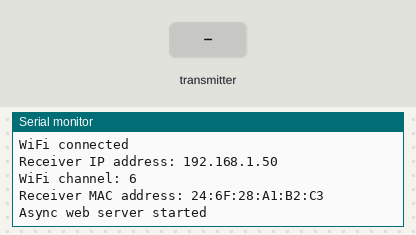
A sketch run on a simulated ESP32. On the bench: the last lines printed to the serial monitor. Inputs (shaded band) come from the test bench. WiFi joins after 1.5 s; servers stay silent unless stated.

Above: at 2.7 s.
2.8 s: the transmitter starts sending temp = 0
At 3.11 s:
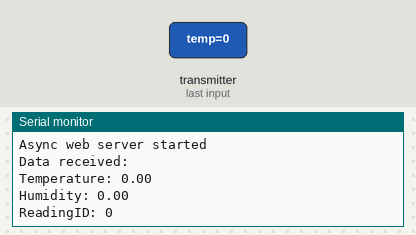
4.3 s: the transmitter starts sending humid = 25
5.8 s: the transmitter starts sending counter = 1024
At 6.11 s:
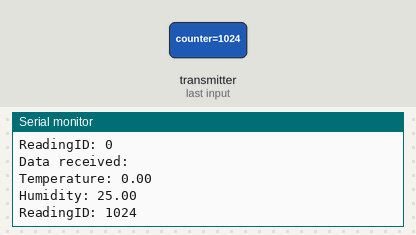
7.3 s: the transmitter starts sending temp = 25
8.8 s: the transmitter starts sending humid = 50
10.3 s: the transmitter starts sending counter = 2048
At 10.61 s:
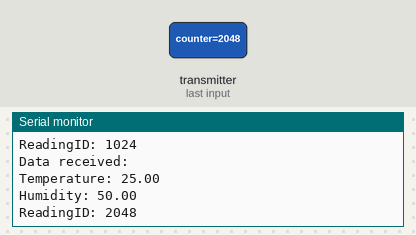
Timing chart, 0 to 12.8 s (numbered marks = the images above; inputs shaded):
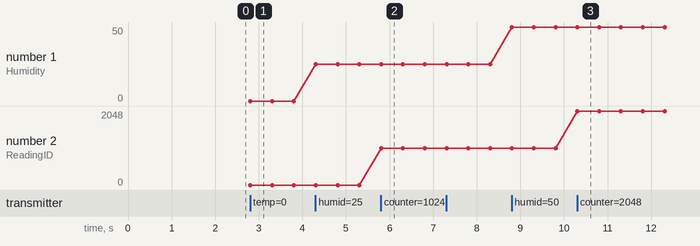

Measured:
- after the input at 2.8 s, the serial monitor: prints a new line at once (image 1)
- after the input at 5.8 s, the serial monitor: prints a new line at once (image 2)
- after the input at 10.3 s, the serial monitor: prints a new line at once (image 3)
- plotted number 1: 0 → 25 after the input at 4.3 s, 25 → 50 after the input at 8.8 s
- plotted number 2: 0 → 1024 after the input at 5.8 s, 1024 → 2048 after the input at 10.3 s

The sketch:

now_receiver_web.ino
```cpp
#include <esp_now.h>
#include <WiFi.h>
#include "ESPAsyncWebServer.h"
#include <Arduino_JSON.h>

// Access point settings
const char* ssid = "PLDTHOMEFIBRd2228";
const char* password = "PLDTWIFIkydr9";

AsyncWebServer server(80);

// Data structure must match sender
typedef struct {
  float temp;
  float humid;
  int counter;
} EspNowData;

EspNowData latestData;

bool dataReceived = false;

// ESP-NOW receive callback
void onDataReceived(const esp_now_recv_info_t *info, const uint8_t *incomingData, int len) {
  memcpy(&latestData, incomingData, sizeof(latestData));
  dataReceived = true;

  Serial.println("Data received:");
  Serial.print("Temperature: ");
  Serial.println(latestData.temp);
  Serial.print("Humidity: ");
  Serial.println(latestData.humid);
  Serial.print("ReadingID: ");
  Serial.println(latestData.counter);
  Serial.println();
}

// Creates JSON data for the webpage
String getJsonData() {
  JSONVar data;

  data["received"] = dataReceived;
  data["temp"] = latestData.temp;
  data["humid"] = latestData.humid;
  data["counter"] = latestData.counter;

  return JSON.stringify(data);
}

// HTML page stored in program memory
const char index_html[] PROGMEM = R"rawliteral(
<!DOCTYPE HTML>
<html>
<head>
  <meta charset="UTF-8">
  <title>BME280 ESP-NOW DASHBOARD</title>
  <meta name="viewport" content="width=device-width, initial-scale=1">
  <link rel="stylesheet" href="https://use.fontawesome.com/releases/v5.7.2/css/all.css">
  <link rel="icon" href="data:,">

  <style>
    html { font-family: Arial; text-align: center; }
    body { margin: 0; }
    .topnav { background-color: #2f4468; color: white; font-size: 1.7rem; padding: 10px; }

    .content { padding: 20px; }

    .cards {
      max-width: 500px;
      margin: 0 auto;
      display: grid;
      grid-gap: 20px;
      grid-template-columns: 1fr;
    }

    .card {
      background: white;
      box-shadow: 2px 2px 12px rgba(140,140,140,.5);
      padding: 20px;
      border-radius: 10px;
    }

    .reading { font-size: 2.5rem; }

    .id { font-size: 1rem; color:grey;}

    .temperature { color: #fd7e14; }
    .humidity { color: #1b78e2; }
  </style>
</head>

<body>

  <div class="topnav">
    <h3>BME280 ESP-NOW DASHBOARD</h3>
  </div>

  <div class="content">
    <div class="cards">

      <!-- TEMPERATURE -->
      <div class="card temperature">
        <h4><i class="fas fa-thermometer-half"></i> TEMPERATURE</h4>
        <p class="reading"><span id="temperature">--</span> °C</p>
      </div>

      <!-- HUMIDITY -->
      <div class="card humidity">
        <h4><i class="fas fa-tint"></i> HUMIDITY</h4>
        <p class="reading"><span id="humidity">--</span> %</p>
      </div>

      <p class="id">Reading ID: <span id="readingID">--</span></p>
      <p class="id" id="status">Waiting for data...</p>

    </div>
  </div>

  <script>
    async function updateData() {
      try {
        const response = await fetch('/data');
        const data = await response.json();

        document.getElementById('temperature').textContent = Number(data.temp).toFixed(2);
        document.getElementById('humidity').textContent = Number(data.humid).toFixed(2);
        document.getElementById('readingID').textContent = data.counter;

        document.getElementById('status').textContent = data.received
          ? 'Receiving ESP-NOW data'
          : 'No ESP-NOW data received yet';
      } catch (error) {
        document.getElementById('status').textContent = 'Website connection error';
      }
    }

    updateData();
    setInterval(updateData, 1000);
  </script>
</body>
</html>
)rawliteral";

void setup() {
  Serial.begin(115200);

  latestData.temp = 0.0;
  latestData.humid = 0.0;
  latestData.counter = 0;

  WiFi.mode(WIFI_STA);


  WiFi.begin(ssid, password);
  while (WiFi.status() != WL_CONNECTED) {
  delay(500);
  Serial.print(".");
  }

  Serial.println();
  Serial.println("WiFi connected");
  Serial.print("Receiver IP address: ");
  Serial.println(WiFi.localIP());
  Serial.print("WiFi channel: ");
  Serial.println(WiFi.channel());
  Serial.print("Receiver MAC address: ");
  Serial.println(WiFi.macAddress());

  if (esp_now_init() != ESP_OK) {
    Serial.println("ESP-NOW initialization failed");
    return;
  }

  esp_now_register_recv_cb(onDataReceived);

  server.on("/", HTTP_GET, [](AsyncWebServerRequest *request) {
    request->send_P(200, "text/html", index_html);
  });

  server.on("/data", HTTP_GET, [](AsyncWebServerRequest *request) {
    request->send(200, "application/json", getJsonData());
  });

  server.begin();

  Serial.println("Async web server started");
}

void loop() {
  // Nothing needed here.
  // ESPAsyncWebServer handles clients in the background.
  // ESP-NOW receive callback also runs automatically.
}
```
